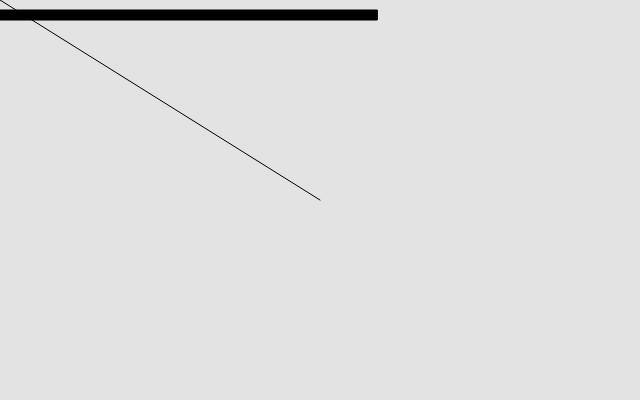
Frame 1 (no input)
Frame 60 (no input): identical to frame 1, image omitted
Frame 120 (the mouse pressed at the canvas centre since frame 60): blank canvas, image omitted

The p5.js sketch that drew this single still picture (run headless with seeded random() and noise() and a simulated clock; from frame 60 on, the mouse is pressed at the canvas centre):

// p5.js sketch
// ── sketch.js
/* 
  Author Michael Houmann
  Created April 21 2025

  The sketch in the next example calculates the magnitude of the vector between the mouse and the center of the canvas, and visualizes it as a rectangle drawn across the top of the window.
  
  Example 1.5: Vector Magnitude
*/



function setup() {
  createCanvas(640, 400);
}

  function draw() {
    background(227);

    // Create a vector for the mouse pointer
    let mouse = createVector(mouseX, mouseY);
    // and a vector for the center of the screed
    let middle = createVector(width / 2, height / 2);
    // And we subtract the center from the mouse placement
    mouse.sub(middle);

    // The magnitude (length) can be accessed by the mag() function in p5.
    // We show the magnitude by drawing a rectangle at the top of the canvas
    let magnitude = mouse.mag();
    fill(0);
    rect(0, 10, magnitude, 10);

    // We move the 0,0 from top left corner to the middle of the screen
    translate(width / 2, height / 2);
    //and we draw a line from 0,0 to the placement of the mousse
    line(0, 0, mouse.x, mouse.y);
  }
  
